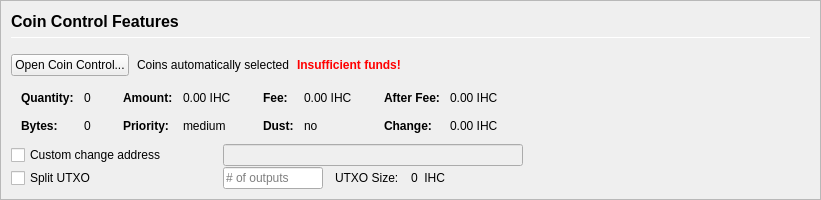
         <widget class="QFrame" name="frameCoinControl">
          <property name="sizePolicy">
           <sizepolicy hsizetype="Expanding" vsizetype="Expanding">
            <horstretch>0</horstretch>
            <verstretch>0</verstretch>
           </sizepolicy>
          </property>
          <property name="maximumSize">
           <size>
            <width>16777215</width>
            <height>16777215</height>
           </size>
          </property>
          <property name="frameShape">
           <enum>QFrame::StyledPanel</enum>
          </property>
          <property name="frameShadow">
           <enum>QFrame::Sunken</enum>
          </property>
          <layout class="QVBoxLayout" name="verticalLayoutCoinControl2">
           <property name="spacing">
            <number>0</number>
           </property>
           <property name="leftMargin">
            <number>0</number>
           </property>
           <property name="topMargin">
            <number>0</number>
           </property>
           <property name="rightMargin">
            <number>0</number>
           </property>
           <property name="bottomMargin">
            <number>0</number>
           </property>
           <item>
            <widget class="QFrame" name="frameCoinControl_BG">
             <layout class="QVBoxLayout" name="verticalLayoutCoinControl" stretch="0,0,0,0,0,0">
              <property name="spacing">
               <number>1</number>
              </property>
              <property name="leftMargin">
               <number>10</number>
              </property>
              <property name="topMargin">
               <number>10</number>
              </property>
              <item>
               <layout class="QHBoxLayout" name="horizontalLayoutCoinControl1">
                <property name="bottomMargin">
                 <number>15</number>
                </property>
                <item>
                 <layout class="QVBoxLayout" name="verticalLayout_3">
                  <property name="spacing">
                   <number>6</number>
                  </property>
                  <item>
                   <widget class="QLabel" name="labelCoinControlFeatures">
                    <property name="sizePolicy">
                     <sizepolicy hsizetype="Preferred" vsizetype="Maximum">
                      <horstretch>0</horstretch>
                      <verstretch>0</verstretch>
                     </sizepolicy>
                    </property>
                    <property name="minimumSize">
                     <size>
                      <width>0</width>
                      <height>20</height>
                     </size>
                    </property>
                    <property name="font">
                     <font>
                      <pointsize>12</pointsize>
                      <weight>75</weight>
                      <bold>true</bold>
                     </font>
                    </property>
                    <property name="styleSheet">
                     <string notr="true">font-weight:bold;</string>
                    </property>
                    <property name="text">
                     <string>Coin Control Features</string>
                    </property>
                   </widget>
                  </item>
                  <item>
                   <widget class="Line" name="line">
                    <property name="minimumSize">
                     <size>
                      <width>0</width>
                      <height>1</height>
                     </size>
                    </property>
                    <property name="maximumSize">
                     <size>
                      <width>16777215</width>
                      <height>1</height>
                     </size>
                    </property>
                    <property name="orientation">
                     <enum>Qt::Horizontal</enum>
                    </property>
                   </widget>
                  </item>
                 </layout>
                </item>
               </layout>
              </item>
              <item>
               <layout class="QHBoxLayout" name="horizontalLayoutCoinControl2" stretch="0,0,0,0">
                <property name="spacing">
                 <number>8</number>
                </property>
                <property name="bottomMargin">
                 <number>10</number>
                </property>
                <item>
                 <widget class="QPushButton" name="pushButtonCoinControl">
                  <property name="styleSheet">
                   <string notr="true"/>
                  </property>
                  <property name="text">
                   <string>Open Coin Control...</string>
                  </property>
                  <property name="autoDefault">
                   <bool>false</bool>
                  </property>
                 </widget>
                </item>
                <item>
                 <widget class="QLabel" name="labelCoinControlAutomaticallySelected">
                  <property name="text">
                   <string>Coins automatically selected</string>
                  </property>
                  <property name="margin">
                   <number>5</number>
                  </property>
                 </widget>
                </item>
                <item>
                 <widget class="QLabel" name="labelCoinControlInsuffFunds">
                  <property name="font">
                   <font>
                    <weight>75</weight>
                    <bold>true</bold>
                   </font>
                  </property>
                  <property name="styleSheet">
                   <string notr="true">color:red;font-weight:bold;</string>
                  </property>
                  <property name="text">
                   <string>Insufficient funds!</string>
                  </property>
                  <property name="margin">
                   <number>5</number>
                  </property>
                 </widget>
                </item>
                <item>
                 <spacer name="horizontalSpacerCoinControl">
                  <property name="orientation">
                   <enum>Qt::Horizontal</enum>
                  </property>
                  <property name="sizeHint" stdset="0">
                   <size>
                    <width>40</width>
                    <height>1</height>
                   </size>
                  </property>
                 </spacer>
                </item>
               </layout>
              </item>
              <item>
               <widget class="QWidget" name="widgetCoinControl" native="true">
                <property name="sizePolicy">
                 <sizepolicy hsizetype="Preferred" vsizetype="Preferred">
                  <horstretch>0</horstretch>
                  <verstretch>0</verstretch>
                 </sizepolicy>
                </property>
                <property name="minimumSize">
                 <size>
                  <width>0</width>
                  <height>0</height>
                 </size>
                </property>
                <property name="styleSheet">
                 <string notr="true"/>
                </property>
                <layout class="QHBoxLayout" name="horizontalLayoutCoinControl5">
                 <property name="leftMargin">
                  <number>0</number>
                 </property>
                 <property name="topMargin">
                  <number>0</number>
                 </property>
                 <property name="rightMargin">
                  <number>0</number>
                 </property>
                 <property name="bottomMargin">
                  <number>0</number>
                 </property>
                 <item>
                  <layout class="QHBoxLayout" name="horizontalLayoutCoinControl3" stretch="0,0,0,1">
                   <property name="spacing">
                    <number>20</number>
                   </property>
                   <property name="topMargin">
                    <number>0</number>
                   </property>
                   <property name="bottomMargin">
                    <number>10</number>
                   </property>
                   <item>
                    <layout class="QFormLayout" name="formLayoutCoinControl1">
                     <property name="horizontalSpacing">
                      <number>10</number>
                     </property>
                     <property name="verticalSpacing">
                      <number>14</number>
                     </property>
                     <property name="leftMargin">
                      <number>10</number>
                     </property>
                     <property name="topMargin">
                      <number>4</number>
                     </property>
                     <property name="rightMargin">
                      <number>6</number>
                     </property>
                     <item row="0" column="0">
                      <widget class="QLabel" name="labelCoinControlQuantityText">
                       <property name="font">
                        <font>
                         <weight>75</weight>
                         <bold>true</bold>
                        </font>
                       </property>
                       <property name="text">
                        <string>Quantity:</string>
                       </property>
                       <property name="margin">
                        <number>0</number>
                       </property>
                      </widget>
                     </item>
                     <item row="0" column="1">
                      <widget class="QLabel" name="labelCoinControlQuantity">
                       <property name="cursor">
                        <cursorShape>IBeamCursor</cursorShape>
                       </property>
                       <property name="contextMenuPolicy">
                        <enum>Qt::ActionsContextMenu</enum>
                       </property>
                       <property name="text">
                        <string notr="true">0</string>
                       </property>
                       <property name="margin">
                        <number>0</number>
                       </property>
                       <property name="textInteractionFlags">
                        <set>Qt::LinksAccessibleByMouse|Qt::TextSelectableByKeyboard|Qt::TextSelectableByMouse</set>
                       </property>
                      </widget>
                     </item>
                     <item row="1" column="0">
                      <widget class="QLabel" name="labelCoinControlBytesText">
                       <property name="font">
                        <font>
                         <weight>75</weight>
                         <bold>true</bold>
                        </font>
                       </property>
                       <property name="text">
                        <string>Bytes:</string>
                       </property>
                      </widget>
                     </item>
                     <item row="1" column="1">
                      <widget class="QLabel" name="labelCoinControlBytes">
                       <property name="cursor">
                        <cursorShape>IBeamCursor</cursorShape>
                       </property>
                       <property name="contextMenuPolicy">
                        <enum>Qt::ActionsContextMenu</enum>
                       </property>
                       <property name="text">
                        <string notr="true">0</string>
                       </property>
                       <property name="textInteractionFlags">
                        <set>Qt::LinksAccessibleByMouse|Qt::TextSelectableByKeyboard|Qt::TextSelectableByMouse</set>
                       </property>
                      </widget>
                     </item>
                    </layout>
                   </item>
                   <item>
                    <layout class="QFormLayout" name="formLayoutCoinControl2">
                     <property name="horizontalSpacing">
                      <number>10</number>
                     </property>
                     <property name="verticalSpacing">
                      <number>14</number>
                     </property>
                     <property name="leftMargin">
                      <number>6</number>
                     </property>
                     <property name="topMargin">
                      <number>4</number>
                     </property>
                     <property name="rightMargin">
                      <number>6</number>
                     </property>
                     <item row="0" column="0">
                      <widget class="QLabel" name="labelCoinControlAmountText">
                       <property name="font">
                        <font>
                         <weight>75</weight>
                         <bold>true</bold>
                        </font>
                       </property>
                       <property name="text">
                        <string>Amount:</string>
                       </property>
                       <property name="margin">
                        <number>0</number>
                       </property>
                      </widget>
                     </item>
                     <item row="0" column="1">
                      <widget class="QLabel" name="labelCoinControlAmount">
                       <property name="cursor">
                        <cursorShape>IBeamCursor</cursorShape>
                       </property>
                       <property name="contextMenuPolicy">
                        <enum>Qt::ActionsContextMenu</enum>
                       </property>
                       <property name="text">
                        <string notr="true">0.00 IHC</string>
                       </property>
                       <property name="textInteractionFlags">
                        <set>Qt::LinksAccessibleByMouse|Qt::TextSelectableByKeyboard|Qt::TextSelectableByMouse</set>
                       </property>
                      </widget>
                     </item>
                     <item row="1" column="0">
                      <widget class="QLabel" name="labelCoinControlPriorityText">
                       <property name="font">
                        <font>
                         <weight>75</weight>
                         <bold>true</bold>
                        </font>
                       </property>
                       <property name="text">
                        <string>Priority:</string>
                       </property>
                      </widget>
                     </item>
                     <item row="1" column="1">
                      <widget class="QLabel" name="labelCoinControlPriority">
                       <property name="cursor">
                        <cursorShape>IBeamCursor</cursorShape>
                       </property>
                       <property name="contextMenuPolicy">
                        <enum>Qt::ActionsContextMenu</enum>
                       </property>
                       <property name="text">
                        <string>medium</string>
                       </property>
                       <property name="textInteractionFlags">
                        <set>Qt::LinksAccessibleByMouse|Qt::TextSelectableByKeyboard|Qt::TextSelectableByMouse</set>
                       </property>
                      </widget>
                     </item>
                    </layout>
                   </item>
                   <item>
                    <layout class="QFormLayout" name="formLayoutCoinControl3">
                     <property name="horizontalSpacing">
                      <number>10</number>
                     </property>
                     <property name="verticalSpacing">
                      <number>14</number>
                     </property>
                     <property name="leftMargin">
                      <number>6</number>
                     </property>
                     <property name="topMargin">
                      <number>4</number>
                     </property>
                     <property name="rightMargin">
                      <number>6</number>
                     </property>
                     <item row="0" column="0">
                      <widget class="QLabel" name="labelCoinControlFeeText">
                       <property name="font">
                        <font>
                         <weight>75</weight>
                         <bold>true</bold>
                        </font>
                       </property>
                       <property name="text">
                        <string>Fee:</string>
                       </property>
                       <property name="margin">
                        <number>0</number>
                       </property>
                      </widget>
                     </item>
                     <item row="0" column="1">
                      <widget class="QLabel" name="labelCoinControlFee">
                       <property name="cursor">
                        <cursorShape>IBeamCursor</cursorShape>
                       </property>
                       <property name="contextMenuPolicy">
                        <enum>Qt::ActionsContextMenu</enum>
                       </property>
                       <property name="text">
                        <string notr="true">0.00 IHC</string>
                       </property>
                       <property name="textInteractionFlags">
                        <set>Qt::LinksAccessibleByMouse|Qt::TextSelectableByKeyboard|Qt::TextSelectableByMouse</set>
                       </property>
                      </widget>
                     </item>
                     <item row="1" column="0">
                      <widget class="QLabel" name="labelCoinControlLowOutputText">
                       <property name="font">
                        <font>
                         <weight>75</weight>
                         <bold>true</bold>
                        </font>
                       </property>
                       <property name="text">
                        <string>Dust:</string>
                       </property>
                      </widget>
                     </item>
                     <item row="1" column="1">
                      <widget class="QLabel" name="labelCoinControlLowOutput">
                       <property name="cursor">
                        <cursorShape>IBeamCursor</cursorShape>
                       </property>
                       <property name="contextMenuPolicy">
                        <enum>Qt::ActionsContextMenu</enum>
                       </property>
                       <property name="text">
                        <string>no</string>
                       </property>
                       <property name="textInteractionFlags">
                        <set>Qt::LinksAccessibleByMouse|Qt::TextSelectableByKeyboard|Qt::TextSelectableByMouse</set>
                       </property>
                      </widget>
                     </item>
                    </layout>
                   </item>
                   <item>
                    <layout class="QFormLayout" name="formLayoutCoinControl4">
                     <property name="horizontalSpacing">
                      <number>10</number>
                     </property>
                     <property name="verticalSpacing">
                      <number>14</number>
                     </property>
                     <property name="leftMargin">
                      <number>6</number>
                     </property>
                     <property name="topMargin">
                      <number>4</number>
                     </property>
                     <property name="rightMargin">
                      <number>6</number>
                     </property>
                     <item row="0" column="0">
                      <widget class="QLabel" name="labelCoinControlAfterFeeText">
                       <property name="font">
                        <font>
                         <weight>75</weight>
                         <bold>true</bold>
                        </font>
                       </property>
                       <property name="text">
                        <string>After Fee:</string>
                       </property>
                       <property name="margin">
                        <number>0</number>
                       </property>
                      </widget>
                     </item>
                     <item row="0" column="1">
                      <widget class="QLabel" name="labelCoinControlAfterFee">
                       <property name="cursor">
                        <cursorShape>IBeamCursor</cursorShape>
                       </property>
                       <property name="contextMenuPolicy">
                        <enum>Qt::ActionsContextMenu</enum>
                       </property>
                       <property name="text">
                        <string notr="true">0.00 IHC</string>
                       </property>
                       <property name="textInteractionFlags">
                        <set>Qt::LinksAccessibleByMouse|Qt::TextSelectableByKeyboard|Qt::TextSelectableByMouse</set>
                       </property>
                      </widget>
                     </item>
                     <item row="1" column="0">
                      <widget class="QLabel" name="labelCoinControlChangeText">
                       <property name="font">
                        <font>
                         <weight>75</weight>
                         <bold>true</bold>
                        </font>
                       </property>
                       <property name="text">
                        <string>Change:</string>
                       </property>
                      </widget>
                     </item>
                     <item row="1" column="1">
                      <widget class="QLabel" name="labelCoinControlChange">
                       <property name="cursor">
                        <cursorShape>IBeamCursor</cursorShape>
                       </property>
                       <property name="contextMenuPolicy">
                        <enum>Qt::ActionsContextMenu</enum>
                       </property>
                       <property name="text">
                        <string notr="true">0.00 IHC</string>
                       </property>
                       <property name="textInteractionFlags">
                        <set>Qt::LinksAccessibleByMouse|Qt::TextSelectableByKeyboard|Qt::TextSelectableByMouse</set>
                       </property>
                      </widget>
                     </item>
                    </layout>
                   </item>
                  </layout>
                 </item>
                </layout>
               </widget>
              </item>
              <item>
               <layout class="QHBoxLayout" name="horizontalLayoutCoinControl4">
                <property name="spacing">
                 <number>12</number>
                </property>
                <property name="sizeConstraint">
                 <enum>QLayout::SetDefaultConstraint</enum>
                </property>
                <property name="topMargin">
                 <number>0</number>
                </property>
                <property name="rightMargin">
                 <number>0</number>
                </property>
                <item>
                 <widget class="QCheckBox" name="checkBoxCoinControlChange">
                  <property name="sizePolicy">
                   <sizepolicy hsizetype="Preferred" vsizetype="Preferred">
                    <horstretch>0</horstretch>
                    <verstretch>0</verstretch>
                   </sizepolicy>
                  </property>
                  <property name="minimumSize">
                   <size>
                    <width>200</width>
                    <height>0</height>
                   </size>
                  </property>
                  <property name="maximumSize">
                   <size>
                    <width>200</width>
                    <height>16777215</height>
                   </size>
                  </property>
                  <property name="toolTip">
                   <string>If this is activated, but the change address is empty or invalid, change will be sent to a newly generated address.</string>
                  </property>
                  <property name="text">
                   <string>Custom change address</string>
                  </property>
                 </widget>
                </item>
                <item>
                 <widget class="QValidatedLineEdit" name="lineEditCoinControlChange">
                  <property name="enabled">
                   <bool>false</bool>
                  </property>
                  <property name="sizePolicy">
                   <sizepolicy hsizetype="Preferred" vsizetype="Preferred">
                    <horstretch>0</horstretch>
                    <verstretch>0</verstretch>
                   </sizepolicy>
                  </property>
                  <property name="minimumSize">
                   <size>
                    <width>300</width>
                    <height>0</height>
                   </size>
                  </property>
                 </widget>
                </item>
                <item>
                 <widget class="QLabel" name="labelCoinControlChangeLabel">
                  <property name="sizePolicy">
                   <sizepolicy hsizetype="Preferred" vsizetype="Preferred">
                    <horstretch>0</horstretch>
                    <verstretch>0</verstretch>
                   </sizepolicy>
                  </property>
                  <property name="minimumSize">
                   <size>
                    <width>100</width>
                    <height>0</height>
                   </size>
                  </property>
                  <property name="text">
                   <string/>
                  </property>
                  <property name="margin">
                   <number>3</number>
                  </property>
                 </widget>
                </item>
               </layout>
              </item>
              <item>
               <layout class="QHBoxLayout" name="horizontalLayoutCoinControl6">
                <property name="spacing">
                 <number>12</number>
                </property>
                <property name="rightMargin">
                 <number>0</number>
                </property>
                <item>
                 <widget class="QCheckBox" name="splitBlockCheckBox">
                  <property name="sizePolicy">
                   <sizepolicy hsizetype="Preferred" vsizetype="Preferred">
                    <horstretch>0</horstretch>
                    <verstretch>0</verstretch>
                   </sizepolicy>
                  </property>
                  <property name="minimumSize">
                   <size>
                    <width>200</width>
                    <height>0</height>
                   </size>
                  </property>
                  <property name="maximumSize">
                   <size>
                    <width>200</width>
                    <height>16777215</height>
                   </size>
                  </property>
                  <property name="text">
                   <string>Split UTXO</string>
                  </property>
                 </widget>
                </item>
                <item>
                 <widget class="QLineEdit" name="splitBlockLineEdit">
                  <property name="sizePolicy">
                   <sizepolicy hsizetype="Preferred" vsizetype="Preferred">
                    <horstretch>50</horstretch>
                    <verstretch>0</verstretch>
                   </sizepolicy>
                  </property>
                  <property name="minimumSize">
                   <size>
                    <width>100</width>
                    <height>0</height>
                   </size>
                  </property>
                  <property name="maximumSize">
                   <size>
                    <width>100</width>
                    <height>16777215</height>
                   </size>
                  </property>
                  <property name="placeholderText">
                   <string># of outputs</string>
                  </property>
                 </widget>
                </item>
                <item>
                 <widget class="QLabel" name="labelBlockSizeText">
                  <property name="text">
                   <string>UTXO Size:</string>
                  </property>
                 </widget>
                </item>
                <item>
                 <widget class="QLabel" name="labelBlockSize">
                  <property name="text">
                   <string>0  IHC</string>
                  </property>
                 </widget>
                </item>
                <item>
                 <spacer name="horizontalSpacer_7">
                  <property name="orientation">
                   <enum>Qt::Horizontal</enum>
                  </property>
                  <property name="sizeHint" stdset="0">
                   <size>
                    <width>40</width>
                    <height>20</height>
                   </size>
                  </property>
                 </spacer>
                </item>
               </layout>
              </item>
              <item>
               <spacer name="verticalSpacerCoinControl">
                <property name="orientation">
                 <enum>Qt::Vertical</enum>
                </property>
                <property name="sizeHint" stdset="0">
                 <size>
                  <width>800</width>
                  <height>1</height>
                 </size>
                </property>
               </spacer>
              </item>
             </layout>
            </widget>
           </item>
          </layout>
         </widget>
